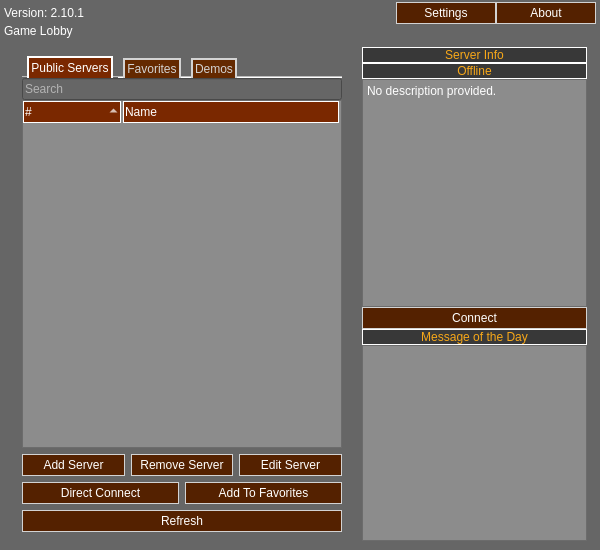
<?xml version="1.0" encoding="UTF-8"?>
<ui version="4.0">
 <class>lobby_form</class>
 <widget class="QWidget" name="lobby_form">
  <property name="geometry">
   <rect>
    <x>0</x>
    <y>0</y>
    <width>600</width>
    <height>550</height>
   </rect>
  </property>
  <property name="sizePolicy">
   <sizepolicy hsizetype="Expanding" vsizetype="Expanding">
    <horstretch>0</horstretch>
    <verstretch>0</verstretch>
   </sizepolicy>
  </property>
  <property name="minimumSize">
   <size>
    <width>300</width>
    <height>280</height>
   </size>
  </property>
  <property name="contextMenuPolicy">
   <enum>Qt::CustomContextMenu</enum>
  </property>
  <property name="windowTitle">
   <string/>
  </property>
  <property name="styleSheet">
   <string notr="true">QWidget#lobby_form {
    background-color : rgba(102, 102, 102, 255);
}

QLabel {
    color: white;
}

QLineEdit {
    background-color: rgb(102,102,102);
	color: rgb(255, 255, 255);
}

QTreeWidget {
    background-color: rgb(102,102,102);
    color: white
}

QWidget#demo_tab {
    border: 1px solid white
}

QPushButton {
    border: 1px solid lightgray;
    background-color: rgb(84,33,0);
    color: white;
    padding: 3;
}

QPushButton:hover {
    border: 1px solid white;
    background-color: rgb(122,40,0);
}

QPushButton:pressed {
    border: 1px solid white;
    background-color: rgb(125,41,0);
    color: white;
}

QTabBar::tab {
    border: 2px solid lightgray;
    background-color: rgb(100,41,0);
    color: lightgray;
    padding: 2;
    margin-right: 5px;
    margin-left: 5px;
	border-bottom: 0;
}

QTabBar::tab:selected, QTabBar::tab:hover {
    color: white;
    background-color: rgb(122,40,0);
}

QTabBar::tab:selected {
    background-color: rgb(122,40,0);
    border: 2px solid white;
	border-bottom: 0;
}

QTabBar::tab:!selected {
    margin-top: 2px; /* make non-selected tabs look smaller */
}

QHeaderView::section {
    border: 1px solid white;
    background-color: rgb(122,40,0);
    margin-right: 2px;
	padding: 1;
}

QHeaderView::section:pressed {
    background-color: rgb(84,33,0);
}

QHeaderView::up-arrow
{
    image: url(&quot;:/data/ui/lobby_assets/up-arrow.png&quot;);
}

QHeaderView::down-arrow
{
    image: url(&quot;:/data/ui/lobby_assets/down-arrow.png&quot;);
}

QScrollBar:vertical {
  background-color: rgba(140,140,140, 255);
  color : white
}

QScrollBar:horizontall {
  background-color: rgba(140,140,140, 255);
  color : white
}</string>
  </property>
  <layout class="QVBoxLayout" name="verticalLayout">
   <property name="spacing">
    <number>0</number>
   </property>
   <property name="leftMargin">
    <number>4</number>
   </property>
   <property name="topMargin">
    <number>2</number>
   </property>
   <property name="rightMargin">
    <number>4</number>
   </property>
   <property name="bottomMargin">
    <number>0</number>
   </property>
   <item>
    <widget class="QWidget" name="lobby_info" native="true">
     <layout class="QVBoxLayout" name="verticalLayout_2">
      <property name="spacing">
       <number>0</number>
      </property>
      <property name="leftMargin">
       <number>0</number>
      </property>
      <property name="topMargin">
       <number>0</number>
      </property>
      <property name="rightMargin">
       <number>0</number>
      </property>
      <property name="bottomMargin">
       <number>0</number>
      </property>
      <item>
       <widget class="QWidget" name="lobby_controls" native="true">
        <layout class="QHBoxLayout" name="horizontalLayout_2">
         <property name="spacing">
          <number>0</number>
         </property>
         <property name="leftMargin">
          <number>0</number>
         </property>
         <property name="topMargin">
          <number>0</number>
         </property>
         <property name="rightMargin">
          <number>0</number>
         </property>
         <property name="bottomMargin">
          <number>0</number>
         </property>
         <item>
          <widget class="QLabel" name="game_version_lbl">
           <property name="text">
            <string>Version: 2.10.1</string>
           </property>
          </widget>
         </item>
         <item>
          <spacer name="horizontalSpacer">
           <property name="orientation">
            <enum>Qt::Horizontal</enum>
           </property>
           <property name="sizeType">
            <enum>QSizePolicy::Expanding</enum>
           </property>
           <property name="sizeHint" stdset="0">
            <size>
             <width>40</width>
             <height>20</height>
            </size>
           </property>
          </spacer>
         </item>
         <item>
          <widget class="QPushButton" name="settings_button">
           <property name="sizePolicy">
            <sizepolicy hsizetype="Preferred" vsizetype="Fixed">
             <horstretch>0</horstretch>
             <verstretch>0</verstretch>
            </sizepolicy>
           </property>
           <property name="minimumSize">
            <size>
             <width>100</width>
             <height>0</height>
            </size>
           </property>
           <property name="text">
            <string>Settings</string>
           </property>
          </widget>
         </item>
         <item>
          <widget class="QPushButton" name="about_button">
           <property name="sizePolicy">
            <sizepolicy hsizetype="Preferred" vsizetype="Fixed">
             <horstretch>0</horstretch>
             <verstretch>0</verstretch>
            </sizepolicy>
           </property>
           <property name="minimumSize">
            <size>
             <width>100</width>
             <height>0</height>
            </size>
           </property>
           <property name="text">
            <string>About</string>
           </property>
          </widget>
         </item>
        </layout>
       </widget>
      </item>
      <item>
       <widget class="QLabel" name="lobby_title">
        <property name="text">
         <string>Game Lobby</string>
        </property>
       </widget>
      </item>
     </layout>
    </widget>
   </item>
   <item>
    <widget class="QWidget" name="server_interaction" native="true">
     <property name="sizePolicy">
      <sizepolicy hsizetype="Preferred" vsizetype="Preferred">
       <horstretch>0</horstretch>
       <verstretch>0</verstretch>
      </sizepolicy>
     </property>
     <layout class="QHBoxLayout" name="horizontalLayout">
      <item>
       <widget class="QWidget" name="serverlist" native="true">
        <property name="sizePolicy">
         <sizepolicy hsizetype="Preferred" vsizetype="Preferred">
          <horstretch>3</horstretch>
          <verstretch>0</verstretch>
         </sizepolicy>
        </property>
        <layout class="QVBoxLayout" name="verticalLayout_3">
         <item>
          <widget class="QTabWidget" name="connections_tabview">
           <property name="contextMenuPolicy">
            <enum>Qt::CustomContextMenu</enum>
           </property>
           <property name="layoutDirection">
            <enum>Qt::LeftToRight</enum>
           </property>
           <property name="styleSheet">
            <string notr="true"/>
           </property>
           <property name="currentIndex">
            <number>0</number>
           </property>
           <property name="documentMode">
            <bool>true</bool>
           </property>
           <widget class="QWidget" name="serverlist_tab">
            <attribute name="title">
             <string>Public Servers</string>
            </attribute>
            <layout class="QGridLayout" name="gridLayout">
             <property name="leftMargin">
              <number>0</number>
             </property>
             <property name="topMargin">
              <number>0</number>
             </property>
             <property name="rightMargin">
              <number>0</number>
             </property>
             <property name="bottomMargin">
              <number>0</number>
             </property>
             <property name="spacing">
              <number>0</number>
             </property>
             <item row="0" column="0">
              <widget class="QLineEdit" name="serverlist_search">
               <property name="placeholderText">
                <string>Search</string>
               </property>
              </widget>
             </item>
             <item row="1" column="0">
              <widget class="QTreeWidget" name="serverlist_tree">
               <property name="styleSheet">
                <string notr="true">QHeaderView, QTreeView {
background-color: rgba(140, 140, 140, 255);
color: rgb(255, 255, 255);
}

QToolTip {
color: black;
}</string>
               </property>
               <property name="textElideMode">
                <enum>Qt::ElideNone</enum>
               </property>
               <property name="sortingEnabled">
                <bool>true</bool>
               </property>
               <column>
                <property name="text">
                 <string>#</string>
                </property>
                <property name="textAlignment">
                 <set>AlignLeading|AlignVCenter</set>
                </property>
               </column>
               <column>
                <property name="text">
                 <string>Name</string>
                </property>
               </column>
              </widget>
             </item>
            </layout>
           </widget>
           <widget class="QWidget" name="favorites_tab">
            <attribute name="title">
             <string>Favorites</string>
            </attribute>
            <layout class="QGridLayout" name="gridLayout_2">
             <property name="leftMargin">
              <number>0</number>
             </property>
             <property name="topMargin">
              <number>0</number>
             </property>
             <property name="rightMargin">
              <number>0</number>
             </property>
             <property name="bottomMargin">
              <number>0</number>
             </property>
             <property name="spacing">
              <number>0</number>
             </property>
             <item row="0" column="0">
              <widget class="QTreeWidget" name="favorites_tree">
               <property name="contextMenuPolicy">
                <enum>Qt::CustomContextMenu</enum>
               </property>
               <property name="styleSheet">
                <string notr="true">background-color: rgba(140, 140, 140, 255);
color: rgb(255, 255, 255);

QToolTip {
	color: black;
};</string>
               </property>
               <property name="textElideMode">
                <enum>Qt::ElideNone</enum>
               </property>
               <property name="sortingEnabled">
                <bool>true</bool>
               </property>
               <column>
                <property name="text">
                 <string>#</string>
                </property>
               </column>
               <column>
                <property name="text">
                 <string>Name</string>
                </property>
               </column>
              </widget>
             </item>
            </layout>
           </widget>
           <widget class="QWidget" name="demo_tab">
            <attribute name="title">
             <string>Demos</string>
            </attribute>
            <layout class="QGridLayout" name="gridLayout_3">
             <property name="leftMargin">
              <number>0</number>
             </property>
             <property name="topMargin">
              <number>0</number>
             </property>
             <property name="rightMargin">
              <number>0</number>
             </property>
             <property name="bottomMargin">
              <number>0</number>
             </property>
             <property name="spacing">
              <number>0</number>
             </property>
             <item row="0" column="0">
              <widget class="QTreeWidget" name="demo_tree">
               <property name="styleSheet">
                <string notr="true">background-color: rgba(140, 140, 140, 255);
color: rgb(255, 255, 255);</string>
               </property>
               <property name="textElideMode">
                <enum>Qt::ElideNone</enum>
               </property>
               <property name="indentation">
                <number>0</number>
               </property>
               <property name="sortingEnabled">
                <bool>true</bool>
               </property>
               <column>
                <property name="text">
                 <string>Server</string>
                </property>
               </column>
               <column>
                <property name="text">
                 <string>Name</string>
                </property>
               </column>
              </widget>
             </item>
            </layout>
           </widget>
          </widget>
         </item>
         <item>
          <layout class="QHBoxLayout" name="server_controls">
           <item>
            <widget class="QPushButton" name="add_server_button">
             <property name="text">
              <string>Add Server</string>
             </property>
            </widget>
           </item>
           <item>
            <widget class="QPushButton" name="remove_from_favorites_button">
             <property name="text">
              <string>Remove Server</string>
             </property>
            </widget>
           </item>
           <item>
            <widget class="QPushButton" name="edit_favorite_button">
             <property name="text">
              <string>Edit Server</string>
             </property>
            </widget>
           </item>
          </layout>
         </item>
         <item>
          <layout class="QHBoxLayout" name="favorite_controls">
           <item>
            <widget class="QPushButton" name="direct_connect_button">
             <property name="text">
              <string>Direct Connect</string>
             </property>
            </widget>
           </item>
           <item>
            <widget class="QPushButton" name="add_to_favorite_button">
             <property name="text">
              <string>Add To Favorites</string>
             </property>
            </widget>
           </item>
          </layout>
         </item>
         <item>
          <layout class="QHBoxLayout" name="refresh_layout">
           <item>
            <widget class="QPushButton" name="refresh_button">
             <property name="text">
              <string>Refresh</string>
             </property>
            </widget>
           </item>
          </layout>
         </item>
        </layout>
       </widget>
      </item>
      <item>
       <spacer name="horizontalSpacer_2">
        <property name="orientation">
         <enum>Qt::Horizontal</enum>
        </property>
        <property name="sizeType">
         <enum>QSizePolicy::Minimum</enum>
        </property>
        <property name="sizeHint" stdset="0">
         <size>
          <width>5</width>
          <height>20</height>
         </size>
        </property>
       </spacer>
      </item>
      <item>
       <widget class="QWidget" name="info_motd" native="true">
        <property name="sizePolicy">
         <sizepolicy hsizetype="Preferred" vsizetype="Preferred">
          <horstretch>2</horstretch>
          <verstretch>0</verstretch>
         </sizepolicy>
        </property>
        <layout class="QVBoxLayout" name="verticalLayout_4">
         <property name="spacing">
          <number>0</number>
         </property>
         <property name="leftMargin">
          <number>0</number>
         </property>
         <property name="topMargin">
          <number>0</number>
         </property>
         <property name="rightMargin">
          <number>0</number>
         </property>
         <property name="bottomMargin">
          <number>0</number>
         </property>
         <item>
          <widget class="QWidget" name="server_info" native="true">
           <property name="sizePolicy">
            <sizepolicy hsizetype="Preferred" vsizetype="Preferred">
             <horstretch>0</horstretch>
             <verstretch>4</verstretch>
            </sizepolicy>
           </property>
           <layout class="QVBoxLayout" name="verticalLayout_5">
            <property name="spacing">
             <number>0</number>
            </property>
            <property name="leftMargin">
             <number>0</number>
            </property>
            <property name="topMargin">
             <number>0</number>
            </property>
            <property name="rightMargin">
             <number>0</number>
            </property>
            <property name="bottomMargin">
             <number>0</number>
            </property>
            <item>
             <widget class="QLabel" name="server_info_lbl">
              <property name="styleSheet">
               <string notr="true">color: #F8A818;
background-color: #383838;
border: 1px solid white;</string>
              </property>
              <property name="text">
               <string>Server Info</string>
              </property>
              <property name="alignment">
               <set>Qt::AlignCenter</set>
              </property>
             </widget>
            </item>
            <item>
             <widget class="QLabel" name="server_player_count_lbl">
              <property name="styleSheet">
               <string notr="true">color: #F8A818;
background-color: #383838;
border: 1px solid white;</string>
              </property>
              <property name="text">
               <string>Offline</string>
              </property>
              <property name="alignment">
               <set>Qt::AlignCenter</set>
              </property>
             </widget>
            </item>
            <item>
             <widget class="QTextBrowser" name="server_description_text">
              <property name="sizePolicy">
               <sizepolicy hsizetype="Expanding" vsizetype="Expanding">
                <horstretch>0</horstretch>
                <verstretch>0</verstretch>
               </sizepolicy>
              </property>
              <property name="styleSheet">
               <string notr="true">background-color: rgba(140, 140, 140, 255);
color: rgb(255, 255, 255);</string>
              </property>
              <property name="html">
               <string>&lt;!DOCTYPE HTML PUBLIC &quot;-//W3C//DTD HTML 4.0//EN&quot; &quot;http://www.w3.org/TR/REC-html40/strict.dtd&quot;&gt;
&lt;html&gt;&lt;head&gt;&lt;meta name=&quot;qrichtext&quot; content=&quot;1&quot; /&gt;&lt;meta charset=&quot;utf-8&quot; /&gt;&lt;style type=&quot;text/css&quot;&gt;
p, li { white-space: pre-wrap; }
hr { height: 1px; border-width: 0; }
li.unchecked::marker { content: &quot;\2610&quot;; }
li.checked::marker { content: &quot;\2612&quot;; }
&lt;/style&gt;&lt;/head&gt;&lt;body style=&quot; font-family:'Segoe UI'; font-size:9pt; font-weight:400; font-style:normal;&quot;&gt;
&lt;p style=&quot; margin-top:0px; margin-bottom:0px; margin-left:0px; margin-right:0px; -qt-block-indent:0; text-indent:0px;&quot;&gt;No description provided.&lt;/p&gt;&lt;/body&gt;&lt;/html&gt;</string>
              </property>
             </widget>
            </item>
            <item>
             <widget class="QPushButton" name="connect_button">
              <property name="enabled">
               <bool>false</bool>
              </property>
              <property name="text">
               <string>Connect</string>
              </property>
             </widget>
            </item>
           </layout>
          </widget>
         </item>
         <item>
          <widget class="QWidget" name="motd" native="true">
           <property name="sizePolicy">
            <sizepolicy hsizetype="Preferred" vsizetype="Preferred">
             <horstretch>0</horstretch>
             <verstretch>3</verstretch>
            </sizepolicy>
           </property>
           <layout class="QVBoxLayout" name="verticalLayout_6">
            <property name="spacing">
             <number>0</number>
            </property>
            <property name="leftMargin">
             <number>0</number>
            </property>
            <property name="topMargin">
             <number>0</number>
            </property>
            <property name="rightMargin">
             <number>0</number>
            </property>
            <property name="bottomMargin">
             <number>0</number>
            </property>
            <item>
             <widget class="QLabel" name="motd_lbl">
              <property name="styleSheet">
               <string notr="true">color: #F8A818;
background-color: #383838;
border: 1px solid white;</string>
              </property>
              <property name="text">
               <string>Message of the Day</string>
              </property>
              <property name="alignment">
               <set>Qt::AlignCenter</set>
              </property>
             </widget>
            </item>
            <item>
             <widget class="QTextBrowser" name="motd_text">
              <property name="styleSheet">
               <string notr="true">background-color: rgba(140, 140, 140, 255);
color: rgb(255, 255, 255);</string>
              </property>
              <property name="html">
               <string>&lt;!DOCTYPE HTML PUBLIC &quot;-//W3C//DTD HTML 4.0//EN&quot; &quot;http://www.w3.org/TR/REC-html40/strict.dtd&quot;&gt;
&lt;html&gt;&lt;head&gt;&lt;meta name=&quot;qrichtext&quot; content=&quot;1&quot; /&gt;&lt;meta charset=&quot;utf-8&quot; /&gt;&lt;style type=&quot;text/css&quot;&gt;
p, li { white-space: pre-wrap; }
hr { height: 1px; border-width: 0; }
li.unchecked::marker { content: &quot;\2610&quot;; }
li.checked::marker { content: &quot;\2612&quot;; }
&lt;/style&gt;&lt;/head&gt;&lt;body style=&quot; font-family:'Segoe UI'; font-size:9pt; font-weight:400; font-style:normal;&quot;&gt;
&lt;p style=&quot;-qt-paragraph-type:empty; margin-top:0px; margin-bottom:0px; margin-left:0px; margin-right:0px; -qt-block-indent:0; text-indent:0px;&quot;&gt;&lt;br /&gt;&lt;/p&gt;&lt;/body&gt;&lt;/html&gt;</string>
              </property>
              <property name="openExternalLinks">
               <bool>true</bool>
              </property>
             </widget>
            </item>
           </layout>
          </widget>
         </item>
        </layout>
       </widget>
      </item>
     </layout>
    </widget>
   </item>
  </layout>
 </widget>
 <resources/>
 <connections/>
</ui>
